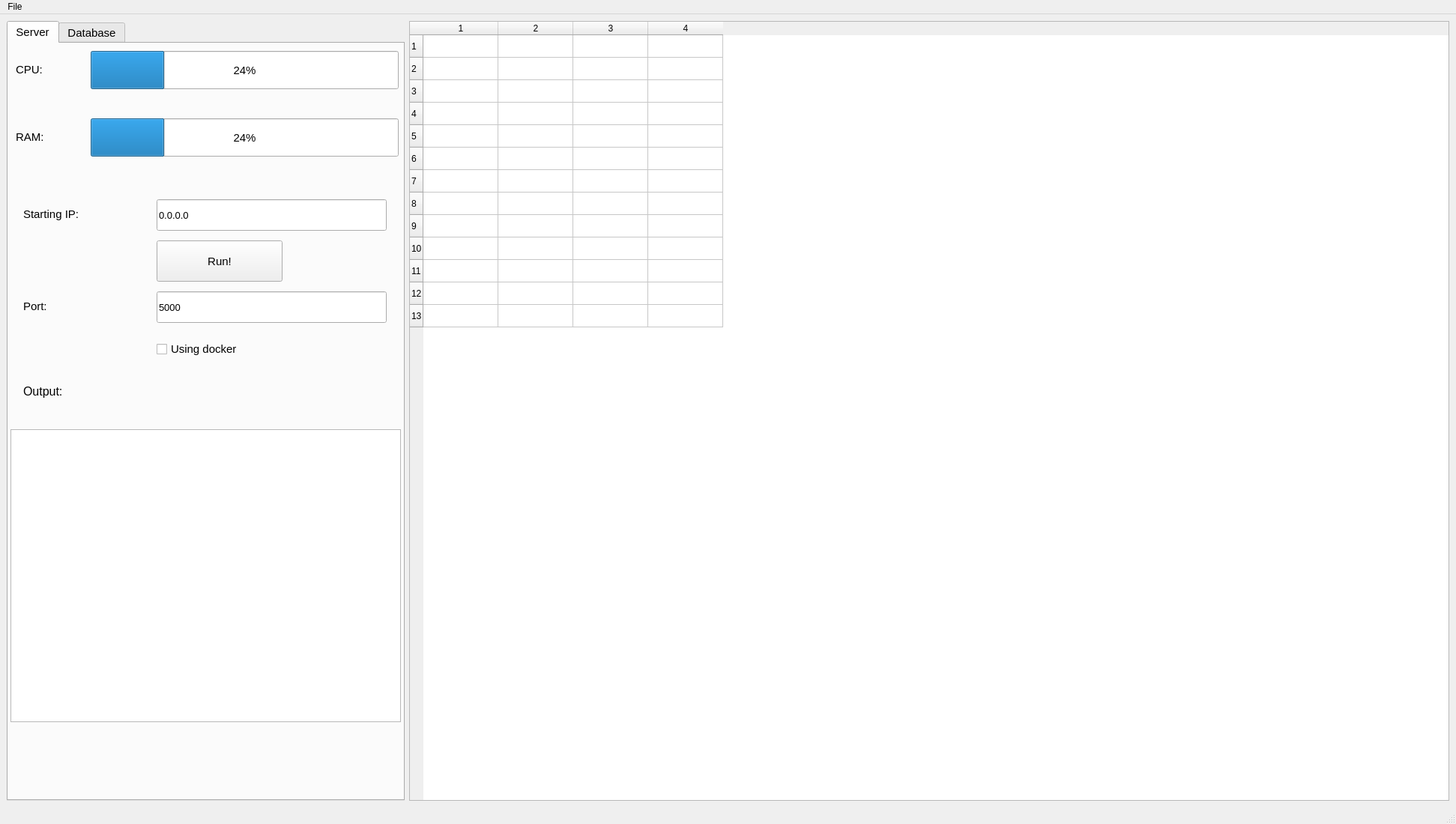
<?xml version="1.0" encoding="UTF-8"?>
<ui version="4.0">
 <class>MainWindow</class>
 <widget class="QMainWindow" name="MainWindow">
  <property name="geometry">
   <rect>
    <x>0</x>
    <y>0</y>
    <width>1943</width>
    <height>1100</height>
   </rect>
  </property>
  <property name="maximumSize">
   <size>
    <width>1943</width>
    <height>1100</height>
   </size>
  </property>
  <property name="windowTitle">
   <string>Message Server</string>
  </property>
  <property name="windowIcon">
   <iconset>
    <normaloff>../static/icon/baseline_message_black_48dp.png</normaloff>../static/icon/baseline_message_black_48dp.png</iconset>
  </property>
  <widget class="QWidget" name="centralwidget">
   <layout class="QHBoxLayout" name="horizontalLayout">
    <item>
     <widget class="QTabWidget" name="tabWidget">
      <property name="maximumSize">
       <size>
        <width>531</width>
        <height>16777215</height>
       </size>
      </property>
      <property name="font">
       <font>
        <pointsize>11</pointsize>
       </font>
      </property>
      <property name="currentIndex">
       <number>0</number>
      </property>
      <property name="iconSize">
       <size>
        <width>44</width>
        <height>36</height>
       </size>
      </property>
      <property name="tabsClosable">
       <bool>false</bool>
      </property>
      <widget class="QWidget" name="server_tab">
       <attribute name="title">
        <string>Server</string>
       </attribute>
       <widget class="QLineEdit" name="ipAddress">
        <property name="geometry">
         <rect>
          <x>198</x>
          <y>208</y>
          <width>307</width>
          <height>42</height>
         </rect>
        </property>
        <property name="font">
         <font>
          <pointsize>10</pointsize>
         </font>
        </property>
        <property name="text">
         <string>0.0.0.0</string>
        </property>
       </widget>
       <widget class="QLineEdit" name="portNumber">
        <property name="geometry">
         <rect>
          <x>198</x>
          <y>331</y>
          <width>307</width>
          <height>42</height>
         </rect>
        </property>
        <property name="font">
         <font>
          <pointsize>10</pointsize>
         </font>
        </property>
        <property name="text">
         <string>5000</string>
        </property>
       </widget>
       <widget class="QPushButton" name="runButton">
        <property name="geometry">
         <rect>
          <x>198</x>
          <y>263</y>
          <width>168</width>
          <height>55</height>
         </rect>
        </property>
        <property name="text">
         <string>Run!</string>
        </property>
       </widget>
       <widget class="QLabel" name="label">
        <property name="geometry">
         <rect>
          <x>20</x>
          <y>208</y>
          <width>165</width>
          <height>40</height>
         </rect>
        </property>
        <property name="sizePolicy">
         <sizepolicy hsizetype="Preferred" vsizetype="Preferred">
          <horstretch>0</horstretch>
          <verstretch>8</verstretch>
         </sizepolicy>
        </property>
        <property name="font">
         <font>
          <pointsize>11</pointsize>
         </font>
        </property>
        <property name="text">
         <string>Starting IP:</string>
        </property>
       </widget>
       <widget class="QLabel" name="label_2">
        <property name="geometry">
         <rect>
          <x>20</x>
          <y>331</y>
          <width>71</width>
          <height>40</height>
         </rect>
        </property>
        <property name="sizePolicy">
         <sizepolicy hsizetype="Preferred" vsizetype="Preferred">
          <horstretch>0</horstretch>
          <verstretch>8</verstretch>
         </sizepolicy>
        </property>
        <property name="font">
         <font>
          <pointsize>11</pointsize>
         </font>
        </property>
        <property name="text">
         <string>Port:</string>
        </property>
       </widget>
       <widget class="QCheckBox" name="usingDocker">
        <property name="geometry">
         <rect>
          <x>198</x>
          <y>386</y>
          <width>230</width>
          <height>44</height>
         </rect>
        </property>
        <property name="text">
         <string>Using docker</string>
        </property>
       </widget>
       <widget class="QLabel" name="label_3">
        <property name="geometry">
         <rect>
          <x>20</x>
          <y>443</y>
          <width>122</width>
          <height>43</height>
         </rect>
        </property>
        <property name="font">
         <font>
          <pointsize>12</pointsize>
         </font>
        </property>
        <property name="text">
         <string>Output:</string>
        </property>
       </widget>
       <widget class="QTextEdit" name="textEdit">
        <property name="geometry">
         <rect>
          <x>3</x>
          <y>515</y>
          <width>521</width>
          <height>391</height>
         </rect>
        </property>
       </widget>
       <widget class="QProgressBar" name="cpu_usage">
        <property name="geometry">
         <rect>
          <x>110</x>
          <y>10</y>
          <width>411</width>
          <height>51</height>
         </rect>
        </property>
        <property name="value">
         <number>24</number>
        </property>
       </widget>
       <widget class="QLabel" name="CPU">
        <property name="geometry">
         <rect>
          <x>10</x>
          <y>20</y>
          <width>103</width>
          <height>29</height>
         </rect>
        </property>
        <property name="text">
         <string>CPU:</string>
        </property>
       </widget>
       <widget class="QProgressBar" name="ram_usage">
        <property name="geometry">
         <rect>
          <x>110</x>
          <y>100</y>
          <width>411</width>
          <height>51</height>
         </rect>
        </property>
        <property name="value">
         <number>24</number>
        </property>
       </widget>
       <widget class="QLabel" name="CPU_2">
        <property name="geometry">
         <rect>
          <x>10</x>
          <y>110</y>
          <width>103</width>
          <height>29</height>
         </rect>
        </property>
        <property name="text">
         <string>RAM:</string>
        </property>
       </widget>
      </widget>
      <widget class="QWidget" name="database_tab">
       <attribute name="title">
        <string>Database</string>
       </attribute>
       <widget class="QWidget" name="verticalLayoutWidget">
        <property name="geometry">
         <rect>
          <x>0</x>
          <y>0</y>
          <width>521</width>
          <height>391</height>
         </rect>
        </property>
        <layout class="QVBoxLayout" name="verticalLayout">
         <item>
          <widget class="QPushButton" name="loadBtn">
           <property name="text">
            <string>Load</string>
           </property>
          </widget>
         </item>
         <item>
          <widget class="QRadioButton" name="user_btn">
           <property name="text">
            <string>User table</string>
           </property>
          </widget>
         </item>
         <item>
          <widget class="QRadioButton" name="contact_btn">
           <property name="text">
            <string>Contact table</string>
           </property>
          </widget>
         </item>
         <item>
          <widget class="QRadioButton" name="message_btn">
           <property name="text">
            <string>Message table</string>
           </property>
          </widget>
         </item>
        </layout>
       </widget>
      </widget>
     </widget>
    </item>
    <item>
     <widget class="QTableWidget" name="tableWidget">
      <property name="rowCount">
       <number>13</number>
      </property>
      <property name="columnCount">
       <number>4</number>
      </property>
      <row/>
      <row/>
      <row/>
      <row/>
      <row/>
      <row/>
      <row/>
      <row/>
      <row/>
      <row/>
      <row/>
      <row/>
      <row/>
      <column/>
      <column/>
      <column/>
      <column/>
     </widget>
    </item>
   </layout>
  </widget>
  <widget class="QMenuBar" name="menubar">
   <property name="geometry">
    <rect>
     <x>0</x>
     <y>0</y>
     <width>1943</width>
     <height>41</height>
    </rect>
   </property>
   <widget class="QMenu" name="menuFile">
    <property name="title">
     <string>File</string>
    </property>
    <addaction name="actionExit"/>
   </widget>
   <addaction name="menuFile"/>
  </widget>
  <widget class="QStatusBar" name="statusbar"/>
  <action name="actionExit">
   <property name="text">
    <string>Exit</string>
   </property>
  </action>
 </widget>
 <resources/>
 <connections/>
</ui>
